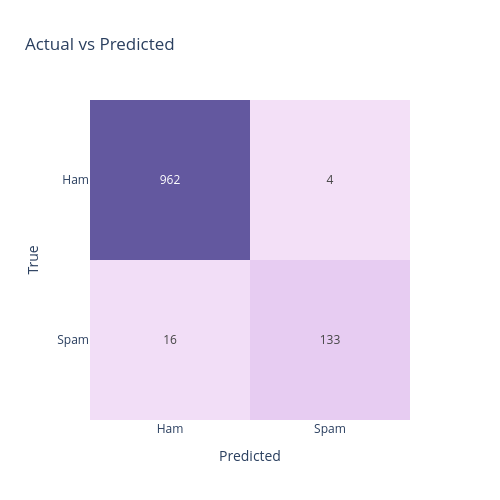

The notebook cell saved with this chart:
### Markdown cell above
---

## 📊 Section 8 — Results & Visualization <a name="results"></a>

### 8.1 Confusion Matrix

The confusion matrix shows the distribution of correct and incorrect predictions across both classes:

|  | Predicted Ham | Predicted Spam |
|--|:---:|:---:|
| **Actual Ham** | ✅ True Negative | ⚠️ False Positive |
| **Actual Spam** | ❌ False Negative | ✅ True Positive |

- **False Negatives** (spam → predicted ham) are the most dangerous errors — real spam slips through
- **False Positives** (ham → predicted spam) are annoying but less harmful

### Code cell
from sklearn.metrics import confusion_matrix
import plotly.express as px
cm = confusion_matrix(y_test, y_pred)
fig = px.imshow(
    cm,
    text_auto=True,
    color_continuous_scale='Purp',
    labels=dict(x="Predicted", y="True", color="Count"),
    x=['Ham','Spam'],
    y=['Ham','Spam'],
    title="Actual vs Predicted"
)
fig.update_layout(width=500, height=500, coloraxis_showscale=False)
fig.show()

### Figure 1 — Plotly figure (JSON) as saved in the notebook; plotly's stock layout.template omitted (floating-point values rounded to 4 significant figures)
{"data": [{"coloraxis": "coloraxis", "hovertemplate": "Predicted: %{x}<br>True: %{y}<br>Count: %{z}<extra></extra>", "name": "0", "texttemplate": "%{z}", "type": "heatmap", "x": ["Ham", "Spam"], "xaxis": "x", "y": ["Ham", "Spam"], "yaxis": "y", "z": [[962, 4], [16, 133]]}], "layout": {"coloraxis": {"colorbar": {"title": {"text": "Count"}}, "colorscale": [[0, "rgb(243, 224, 247)"], [0.1667, "rgb(228, 199, 241)"], [0.3333, "rgb(209, 175, 232)"], [0.5, "rgb(185, 152, 221)"], [0.6667, "rgb(159, 130, 206)"], [0.8333, "rgb(130, 109, 186)"], [1, "rgb(99, 88, 159)"]], "showscale": false}, "height": 500, "title": {"text": "Actual vs Predicted"}, "width": 500, "xaxis": {"anchor": "y", "constrain": "domain", "domain": [0, 1], "scaleanchor": "y", "title": {"text": "Predicted"}}, "yaxis": {"anchor": "x", "autorange": "reversed", "constrain": "domain", "domain": [0, 1], "title": {"text": "True"}}}}
